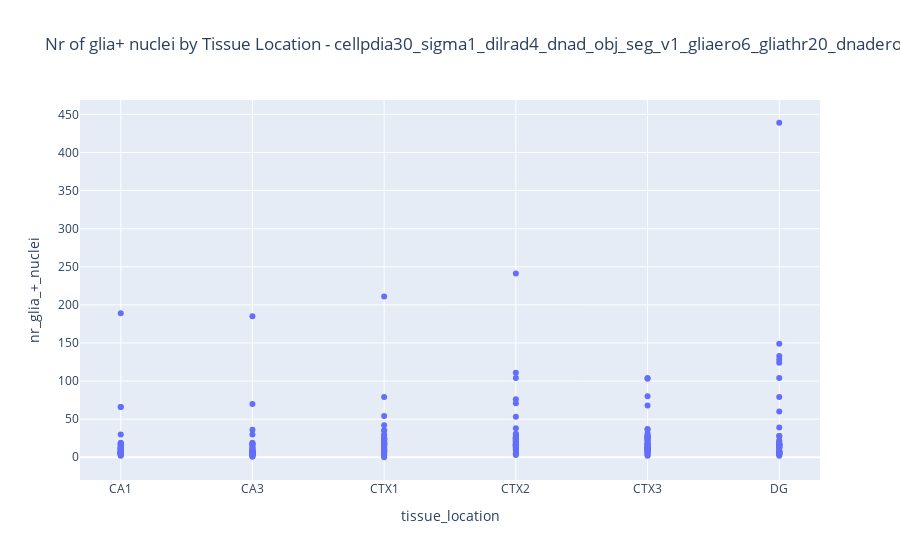

The notebook cell saved with this chart:
### Code cell
# Create the plot
fig = px.scatter(df, x='tissue_location', y='nr_glia_+_nuclei',
                 hover_data=['staining_id','index','filename'], title=f"Nr of glia+ nuclei by Tissue Location - {title}")

# Show the plot
fig.show()

### Figure 1 — Plotly figure (JSON) as saved in the notebook; plotly's stock layout.template omitted (floating-point values rounded to 4 significant figures; data arrays with more than 128 entries replaced by an {"elided": "..."} marker saying what was removed)
{"data": [{"customdata": {"elided": "252x3 mixed values"}, "hovertemplate": "tissue_location=%{x}<br>nr_glia_+_nuclei=%{y}<br>staining_id=%{customdata[0]}<br>index=%{customdata[1]}<br>filename=%{customdata[2]}<extra></extra>", "legendgroup": "", "marker": {"color": "#636efa", "symbol": "circle"}, "mode": "markers", "name": "", "orientation": "v", "showlegend": false, "type": "scatter", "x": {"elided": "252 str values"}, "xaxis": "x", "y": {"elided": "252 int values"}, "yaxis": "y"}], "layout": {"legend": {"tracegroupgap": 0}, "title": {"text": "Nr of glia+ nuclei by Tissue Location - cellpdia30_sigma1_dilrad4_dnad_obj_seg_v1_gliaero6_gliathr20_dnadero2"}, "xaxis": {"anchor": "y", "domain": [0, 1], "title": {"text": "tissue_location"}}, "yaxis": {"anchor": "x", "domain": [0, 1], "title": {"text": "nr_glia_+_nuclei"}}}}
